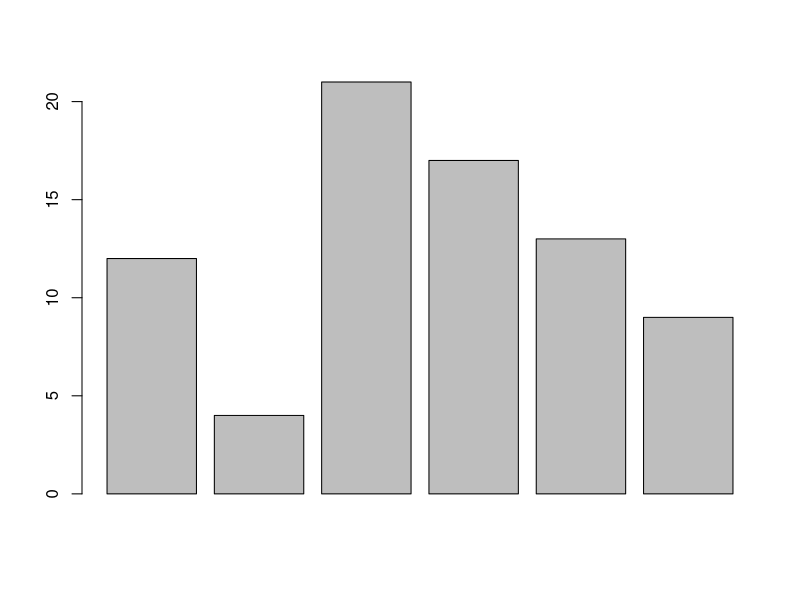
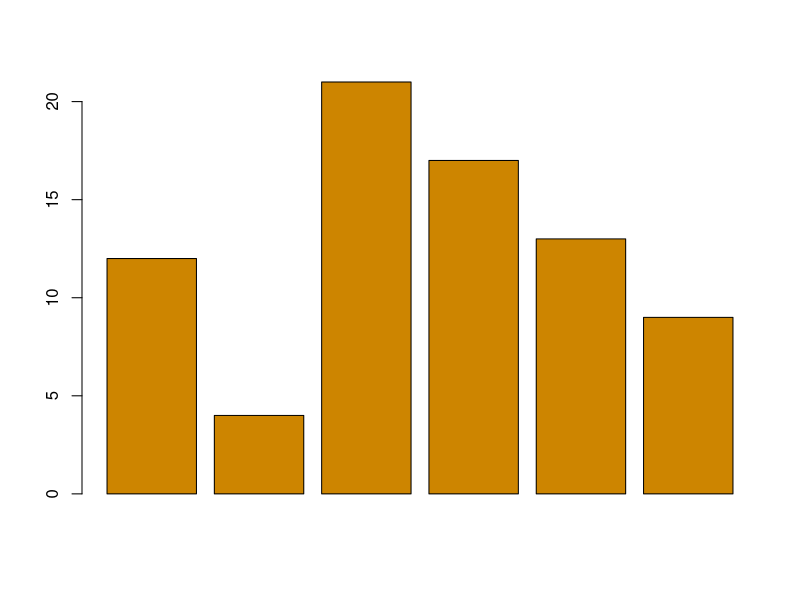
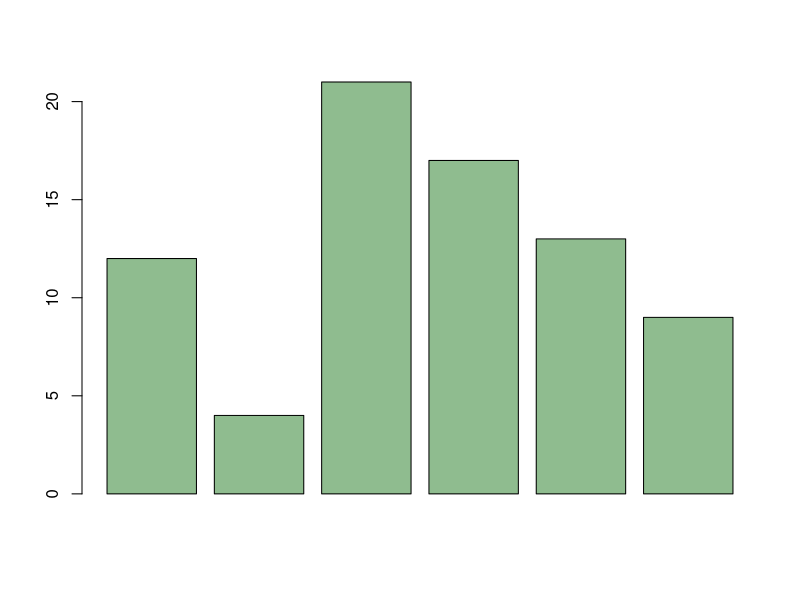
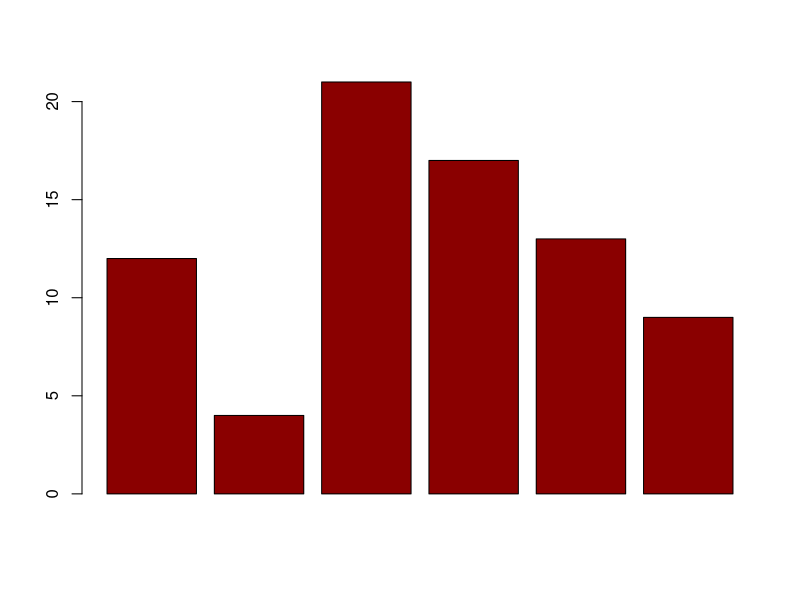
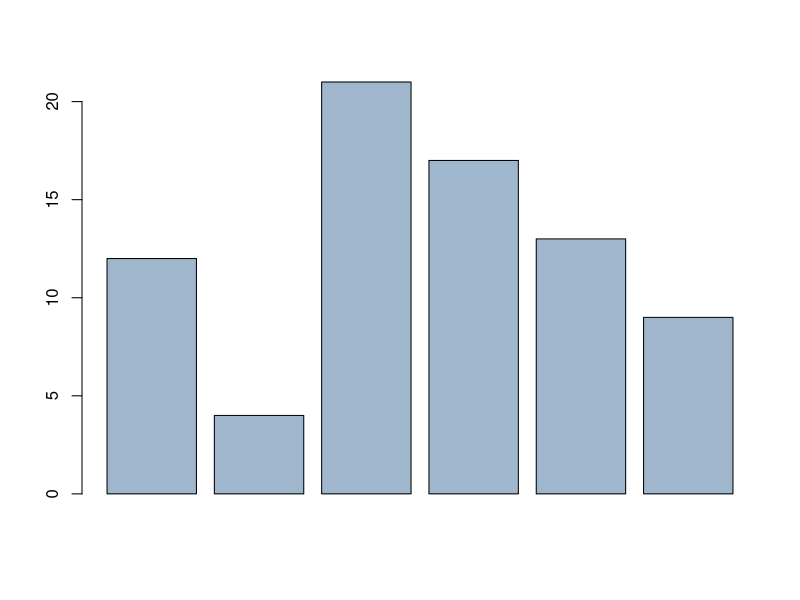
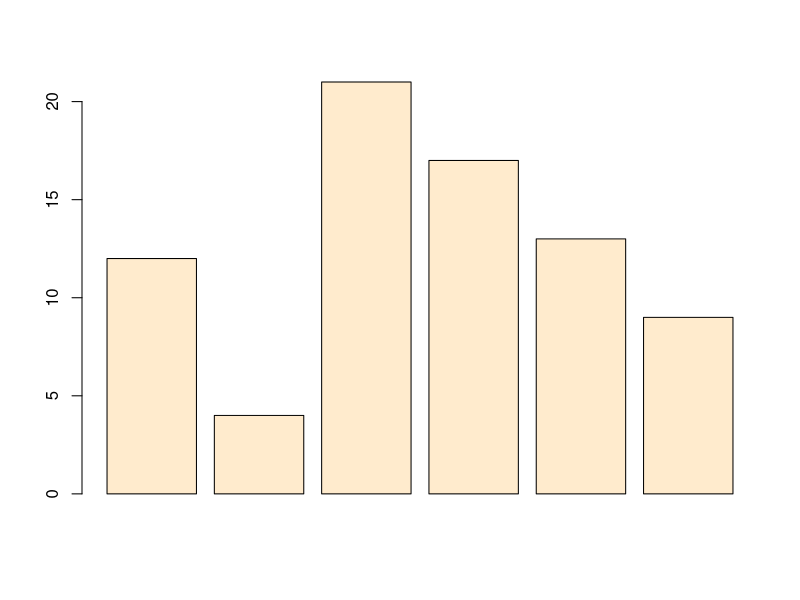
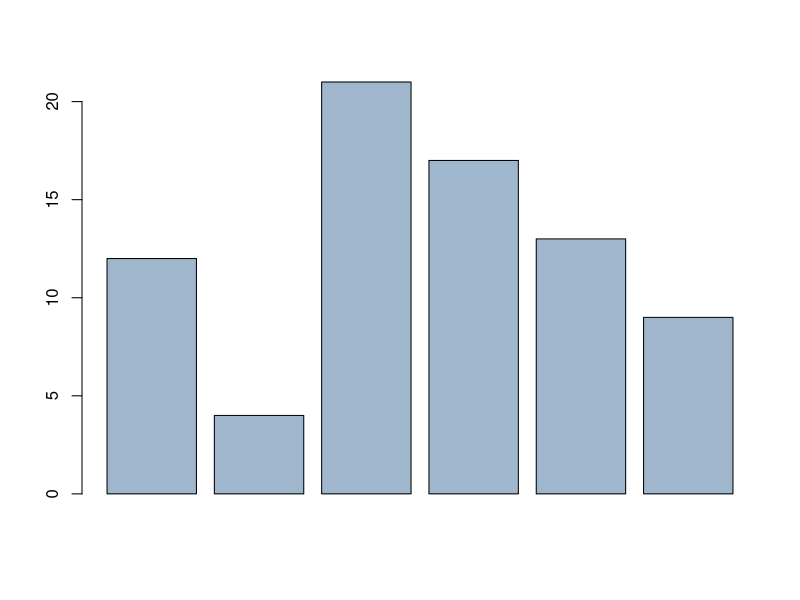
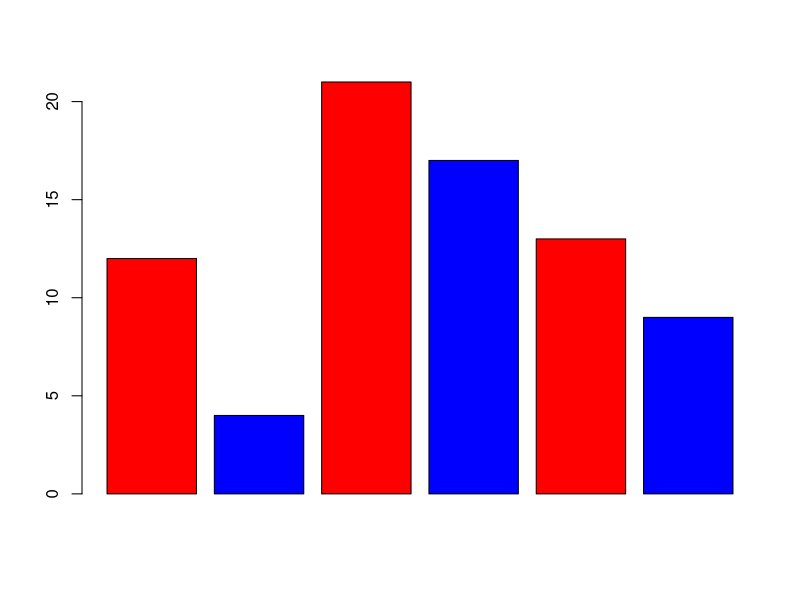

Here is the R script that generated these plots, in order:
# Ex01_09
# Working with Color

# Barplot
x = c(12,4,21,17,13,9)
barplot(x)

# R specifies color in several ways
?colors
colors() # Gives list of color names

barplot(x, col = 'orange3')

# Color Numbers
# From color name's position in alphabetically-order vector of colors()
# Specify colors() [i], where i is index number vector

barplot(x, col = colors() [102]) # darkseagreen

# RGB Triplets
# Separatly specify the red, green, and blue components of the color
# By default, colors are specified in 0-1 range
# Can specify 0-225 range by adding "max = 225"
?rgb
# Can convert color names to rgb with 'col2rgb'
?col2rgb
col2rgb('navyblue') # yields (0, 0, 128)
barplot(x, col = rgb(.54, .0, .0)) # darkred
barplot(x, col = rgb(159, 182, 205, max = 255)) # Back to slategray

# RGB Hexcodes
# Can also use shortcut hexcodes (base 16), which are equivelent to
# RGB on the 0-255 scale, as FF in hex equals 255 in decimal
barplot(x, col = '#FFEBCD') # (blanchedalmond) if all were FF then would be white
barplot(x, col = '#9fB6CD') # Back to slategray3

# MULTIPLE COLORS
# Can specify several colors (using any coding method) in vector
barplot(x, col = c('red', 'blue')) # Colors will cycle
barplot(x, col = c('red', 'blue','green','yellow')) # Colors will cycle

# USING COLOR PALLETES
# Palettes can be can be more attractive and more informative
# Easiest to use

help(package=colorspace) # Lots of info on color spaces
?palette

# Built-in palettes
# rainbow(n, s = 1, v = 1, start = 0 , end = max(1, n-1)/n, alpha = 1)
# heat.colors(n, alpha = 1) # Yellow through red 
# Terrain.colors(n, alpha = 1) # Gray through green
# topo.colors(n, alpha = 1) # Purple through tan
# cm.colors(n, alpha = 1) # Blues and pinks

palette()

barplot(x, col = 1:6)
barplot(x, col = rainbow(6))
barplot(x, col = heat.colors(6))
barplot(x, col = terrain.colors(6))
barplot(x, col = topo.colors(6))
barplot(x, col = cm.colors(6))

rm(list = ls()) # Clean up








